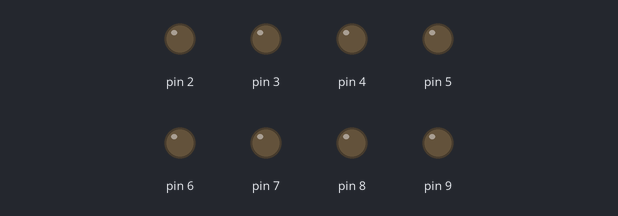
Recording of a sketch running on a simulated Arduino Uno, built with avr-gcc and run on an emulated ATmega328P. On the bench: output pins drawn as LEDs (lit = HIGH).

Above: at 0.1 s.
At 4.9 s:
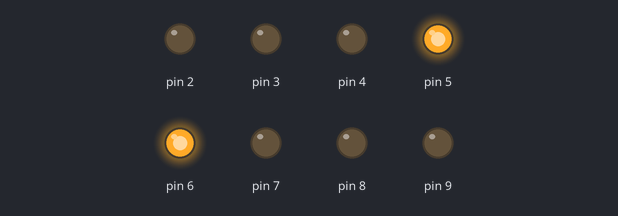
At 9.91 s:
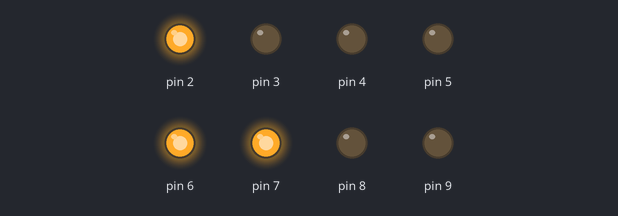
At 19.92 s:
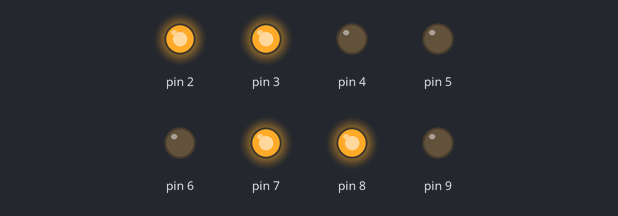
At 29.73 s:
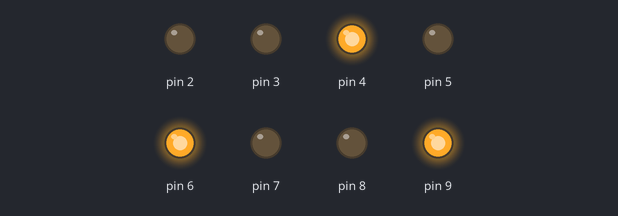
At 39.74 s:
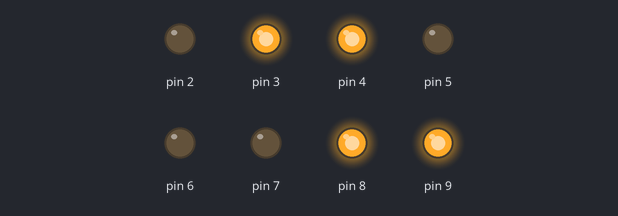
Timing chart, 0 to 40.0 s (numbered marks = the images above):
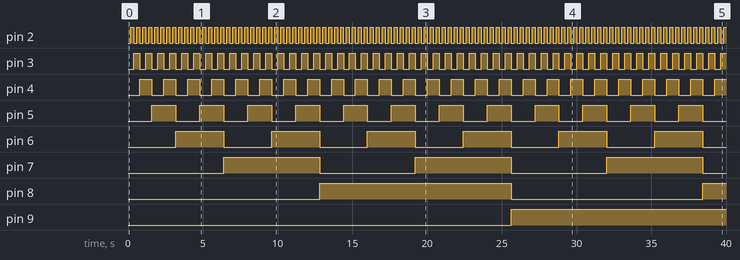

The sketch:

binary_count.ino
```cpp
byte counter = 0;

void setup()
{
  for(int h=0;h<8;h++){
    pinMode((h+2), OUTPUT);
  }
}

void loop()
{
  for(int i=0; i<8; i++){

    int power_ip0 = 1;
    int power_ip1 = 1;

    for(int j=0; j<i; j++){
      power_ip0 = 2*power_ip0;
    }
    for(int k=0; k<(i+1); k++){
      power_ip1 = 2*power_ip1;
    }

    if((counter%power_ip1)<power_ip0){
      digitalWrite((i+2),LOW);
    }
    else{
      digitalWrite((i+2),HIGH);
    }
  }
  delay(200);
  counter = counter+1;
}
```

Measured:
- by itself, pin 2: alternates HIGH for 0.20 s and LOW for 0.20 s
- by itself, pin 3: alternates HIGH for 0.40 s and LOW for 0.40 s
- by itself, pin 4: alternates HIGH for 0.80 s and LOW for 0.80 s
- by itself, pin 5: alternates HIGH for 1.6 s and LOW for 1.6 s
- by itself, pin 6: alternates HIGH for 3.2 s and LOW for 3.2 s
- by itself, pin 7: alternates HIGH for 6.4 s and LOW for 6.4 s
- by itself, pin 8: LOW → HIGH at 12.8 s, → LOW 12.8 s later, → HIGH 12.8 s later
- by itself, pin 9: LOW → HIGH at 25.6 s
